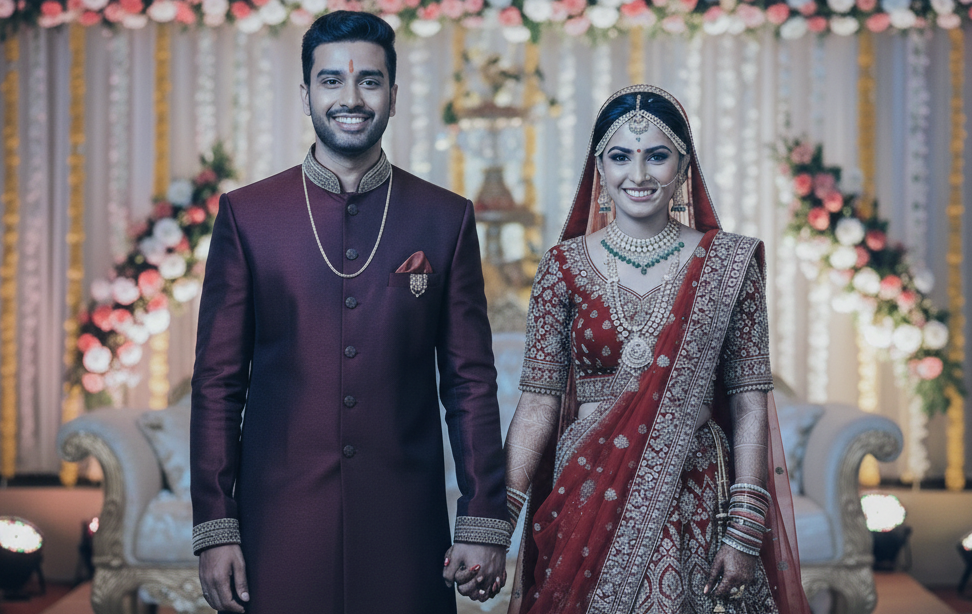
#> input picture assets/reference_style.png, 972 x 614 px; its folder holds only this picture in this run
$ python -i semantic_segmenter.py   (imports and definitions only)
#> lines starting #> are read from the running program, lines starting #| are printed output that depends on the picture; after the words box and inside, x2 and y2 are one past the last pixel; in counts of white or black regions, pixels touching at a corner belong together
"""
Semantic Segmenter
==================
Produces binary masks for key regions in wedding photos:
skin, sky, vegetation, white dress, dark suit.

Uses OpenCV HSV color-space analysis (the ranges from color_theory.md §3.2)
combined with luminance heuristics. Masks are feathered with Gaussian blur
for smooth blending during semantic color grading.

Segmentation Classes (from color_theory.md §6.1):
  0 - skin          (HSV color detection)
  1 - sky           (HSV color + top-of-frame heuristic)
  2 - vegetation    (HSV color detection)
  5 - dress_white   (high luminance + low saturation)
  6 - suit_dark     (low luminance + low saturation)
"""

import cv2
import numpy as np
from typing import Dict
from dataclasses import dataclass, field


@dataclass
class SegmentationResult:
    """Container for all detected region masks."""
    skin: np.ndarray        # (H, W) float32, 0.0–1.0
    sky: np.ndarray         # (H, W) float32, 0.0–1.0
    vegetation: np.ndarray  # (H, W) float32, 0.0–1.0
    dress_white: np.ndarray # (H, W) float32, 0.0–1.0
    suit_dark: np.ndarray   # (H, W) float32, 0.0–1.0

    def as_dict(self) -> Dict[str, np.ndarray]:
        return {
            "skin": self.skin,
            "sky": self.sky,
            "vegetation": self.vegetation,
            "dress_white": self.dress_white,
            "suit_dark": self.suit_dark,
        }


class SemanticSegmenter:
    """
    HSV + Luminance based semantic segmenter for wedding photos.

    Produces soft float masks (0.0–1.0) with Gaussian-feathered edges.
    These masks are used by the ColorGradingEngine to apply per-region
    adjustment overrides on top of the global preset.
    """

    def __init__(self, feather_sigma: int = 7):
        """
        Args:
            feather_sigma: Gaussian blur kernel size for mask edge feathering.
                           Must be odd. Larger = softer transitions.
        """
        self.feather_sigma = feather_sigma if feather_sigma % 2 == 1 else feather_sigma + 1

    def segment(self, image: np.ndarray) -> SegmentationResult:
        """
        Segment an RGB image into semantic regions.

        Args:
            image: RGB uint8 numpy array (H, W, 3).

        Returns:
            SegmentationResult with soft float masks for each region.
        """
        h, w = image.shape[:2]
#> h = 614; w = 972

        # Convert to HSV (OpenCV scale: H=0-180, S=0-255, V=0-255)
        hsv = cv2.cvtColor(image, cv2.COLOR_RGB2HSV)
#> hsv: shape (614, 972, 3); mean H, S, V 96.5, 56.8, 124.6
        h_ch = hsv[:, :, 0]
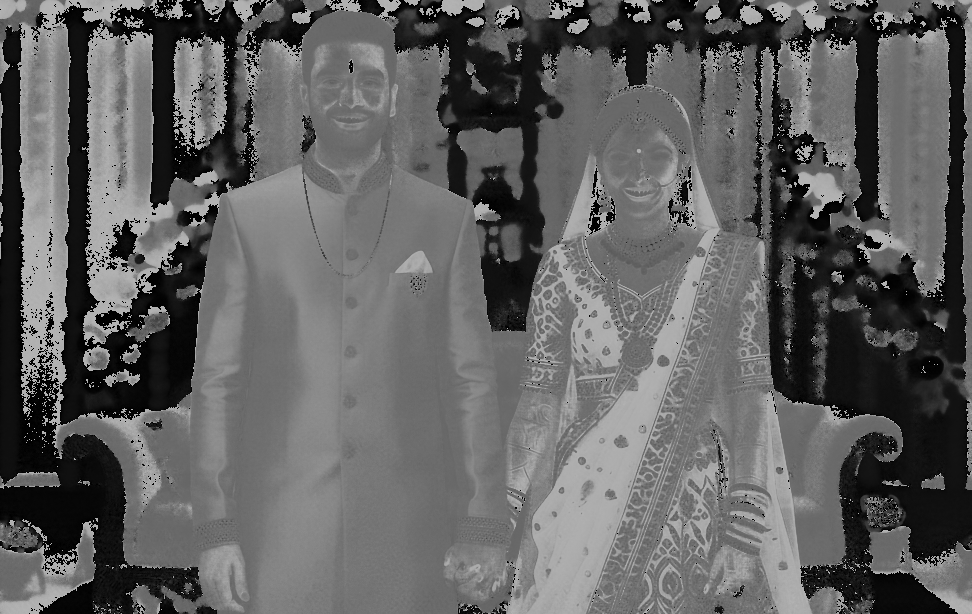
#> h_ch: shape (614, 972); min 0, max 179, mean 96.5
        s_ch = hsv[:, :, 1]
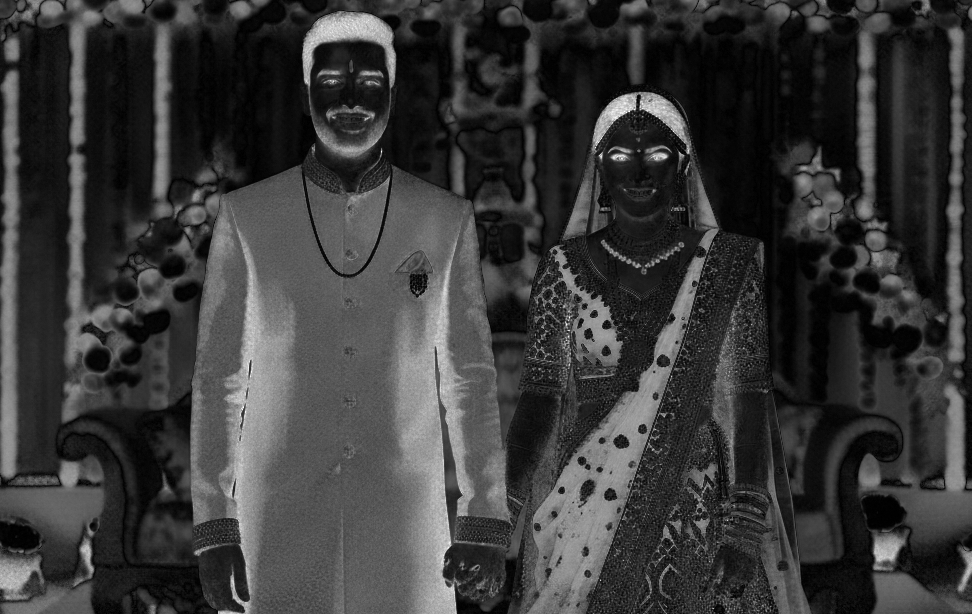
#> s_ch: shape (614, 972); min 0, max 255, mean 56.8
        v_ch = hsv[:, :, 2]

        # Convert to LAB for luminance
        lab = cv2.cvtColor(image, cv2.COLOR_RGB2Lab)
#> lab: shape (614, 972, 3); mean of channels 0, 1, 2 116.9, 132.3, 126.1
        l_ch = lab[:, :, 0]
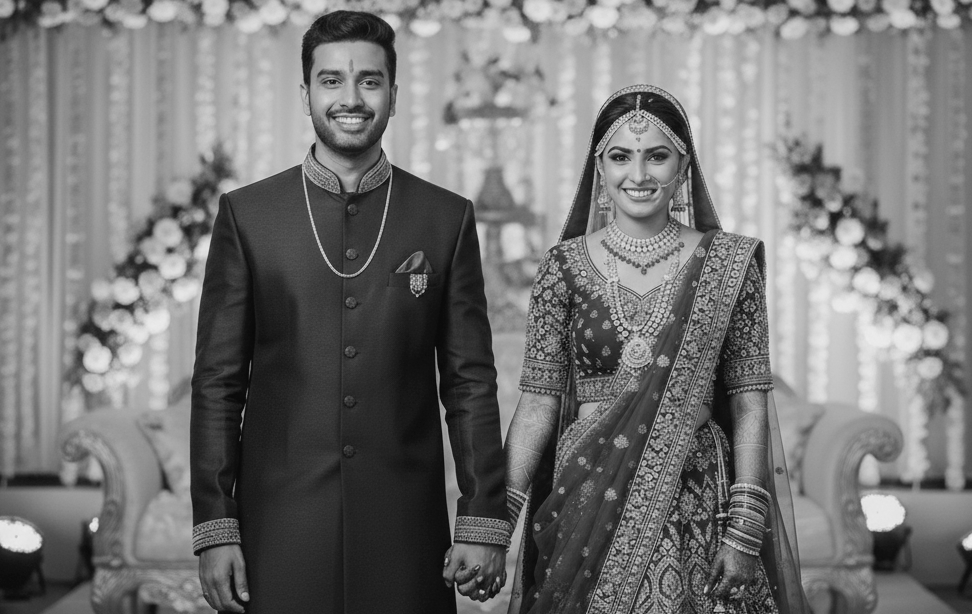
#> l_ch: shape (614, 972); min 5, max 236, mean 116.9

        # ── 1. Skin Detection ──────────────────────────────────────
        # color_theory.md §3.2: H: 5–25, S: 40–170, V: 80–255
        skin_mask = (
            (h_ch >= 5) & (h_ch <= 25) &
            (s_ch >= 40) & (s_ch <= 170) &
            (v_ch >= 80)
        ).astype(np.uint8)
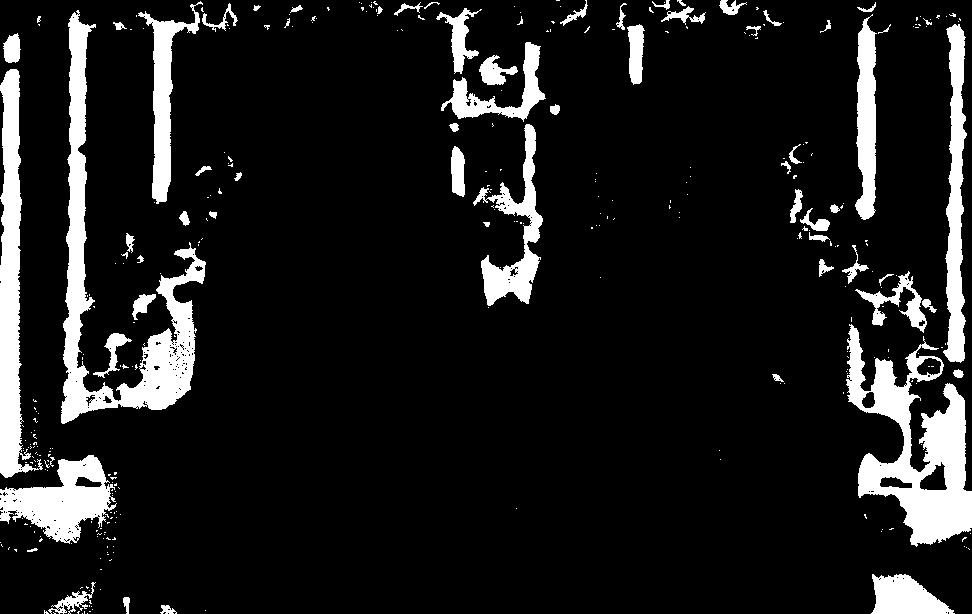
#> skin_mask: shape (614, 972); values 0 (black) and 1 (white), 11.4% white; 340 white regions (274 under 20 px), largest, box (x1, y1, x2, y2) and area: (61, 10, 206, 424) 12795, (846, 324, 972, 547) 12027, (0, 69, 43, 478) 7644
        # Morphological cleanup: remove noise, fill small holes
        kernel = cv2.getStructuringElement(cv2.MORPH_ELLIPSE, (5, 5))
        skin_mask = cv2.morphologyEx(skin_mask, cv2.MORPH_OPEN, kernel)
#> skin_mask: shape (614, 972); values 0 (black) and 1 (white), 10.4% white; 67 white regions (10 under 20 px), largest, box (x1, y1, x2, y2) and area: (61, 17, 206, 424) 12081, (847, 327, 972, 545) 11208, (0, 69, 22, 478) 7414
        skin_mask = cv2.morphologyEx(skin_mask, cv2.MORPH_CLOSE, kernel)
#> skin_mask: shape (614, 972); values 0 (black) and 1 (white), 10.6% white; 56 white regions (6 under 20 px), largest, box (x1, y1, x2, y2) and area: (61, 17, 206, 424) 12331, (847, 327, 972, 545) 11285, (0, 69, 31, 478) 7610

        # ── 2. Sky Detection ──────────────────────────────────────
        # color_theory.md §3.2: H: 95–125, S: 50–255, V: 80–255
        sky_color = (
            (h_ch >= 95) & (h_ch <= 125) &
            (s_ch >= 50) &
            (v_ch >= 80)
        ).astype(np.uint8)
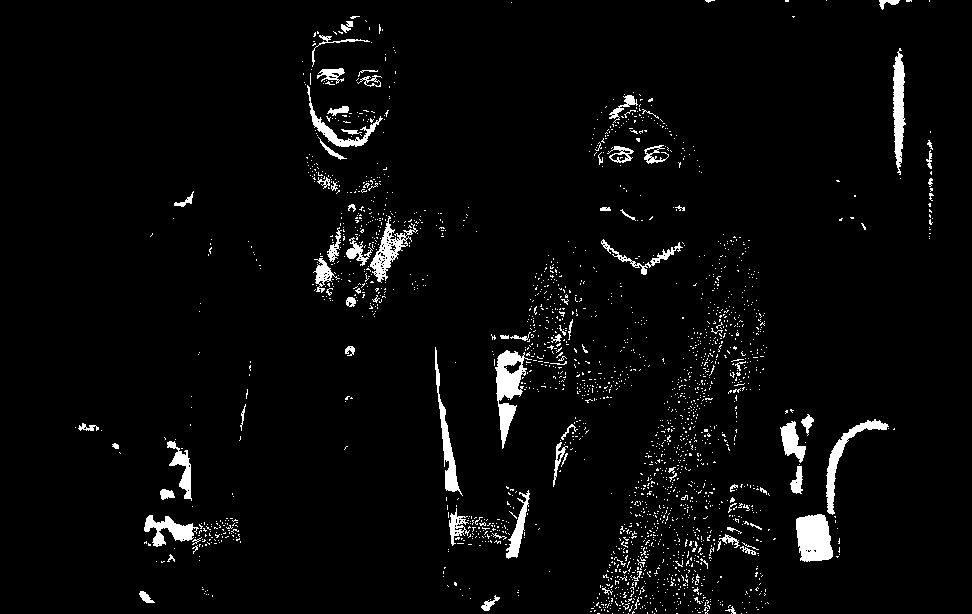
#> sky_color: shape (614, 972); values 0 (black) and 1 (white), 3.6% white; 2178 white regions (2092 under 20 px), largest, box (x1, y1, x2, y2) and area: (495, 350, 532, 449) 1474, (796, 514, 833, 562) 1434, (893, 48, 906, 175) 1030
        # Position heuristic: sky is more likely in top 60% of frame
        position_weight = np.ones((h, w), dtype=np.float32)
        gradient = np.linspace(1.0, 0.0, h, dtype=np.float32).reshape(-1, 1)
        position_weight = np.broadcast_to(gradient, (h, w)).copy()
        sky_mask = sky_color.astype(np.float32) * position_weight
        sky_mask = cv2.morphologyEx(sky_mask, cv2.MORPH_OPEN, kernel)

        # ── 3. Vegetation Detection ──────────────────────────────
        # color_theory.md §3.2: H: 30–85, S: 40–255, V: 30–200
        veg_mask = (
            (h_ch >= 30) & (h_ch <= 85) &
            (s_ch >= 40) &
            (v_ch >= 30) & (v_ch <= 200)
        ).astype(np.uint8)
#> veg_mask: shape (614, 972); values 0 (black) and 1 (white), 0.95% white; 140 white regions (102 under 20 px), largest, box (x1, y1, x2, y2) and area: (913, 349, 967, 418) 1368, (522, 13, 553, 45) 381, (398, 8, 418, 40) 339
        veg_mask = cv2.morphologyEx(veg_mask, cv2.MORPH_OPEN, kernel)
#> veg_mask: shape (614, 972); values 0 (black) and 1 (white), 0.62% white; 34 white regions (8 under 20 px), largest, box (x1, y1, x2, y2) and area: (914, 353, 958, 416) 1122, (399, 9, 418, 38) 313, (523, 17, 543, 45) 308

        # ── 4. White Dress Detection ──────────────────────────────
        # color_theory.md §3.2: H: 0–30, S: 0–40, V: 200–255
        # High luminance + very low saturation = white fabric
        dress_mask = (
            (s_ch <= 40) &
            (v_ch >= 200) &
            (l_ch >= 200)
        ).astype(np.uint8)
#> dress_mask: shape (614, 972); values 0 (black) and 1 (white), 4.7% white; 487 white regions (401 under 20 px), largest, box (x1, y1, x2, y2) and area: (809, 270, 922, 408) 6512, (776, 235, 831, 382) 2546, (861, 494, 904, 531) 1177
        # Remove small white specular highlights (keep large regions only)
        kernel_large = cv2.getStructuringElement(cv2.MORPH_ELLIPSE, (11, 11))
        dress_mask = cv2.morphologyEx(dress_mask, cv2.MORPH_OPEN, kernel_large)
#> dress_mask: shape (614, 972); values 0 (black) and 1 (white), 2.9% white; 38 white regions, largest, box (x1, y1, x2, y2) and area: (810, 271, 921, 401) 5697, (776, 236, 828, 335) 2013, (862, 494, 904, 530) 1153
        dress_mask = cv2.morphologyEx(dress_mask, cv2.MORPH_CLOSE, kernel_large)
#> dress_mask: shape (614, 972); values 0 (black) and 1 (white), 3.1% white; 29 white regions, largest, box (x1, y1, x2, y2) and area: (776, 233, 921, 401) 9348, (862, 494, 904, 530) 1155, (122, 309, 169, 365) 1092

        # ── 5. Dark Suit Detection ──────────────────────────────
        # Low luminance + low saturation = dark formal clothing
        suit_mask = (
            (l_ch <= 50) &
            (s_ch <= 80) &
            (v_ch <= 80)
        ).astype(np.uint8)
#> suit_mask: shape (614, 972); values 0 (black) and 1 (white), 3.5% white; 2385 white regions (2272 under 20 px), largest, box (x1, y1, x2, y2) and area: (519, 394, 562, 614) 1831, (0, 526, 96, 614) 1645, (257, 575, 330, 614) 1157
        suit_mask = cv2.morphologyEx(suit_mask, cv2.MORPH_OPEN, kernel)
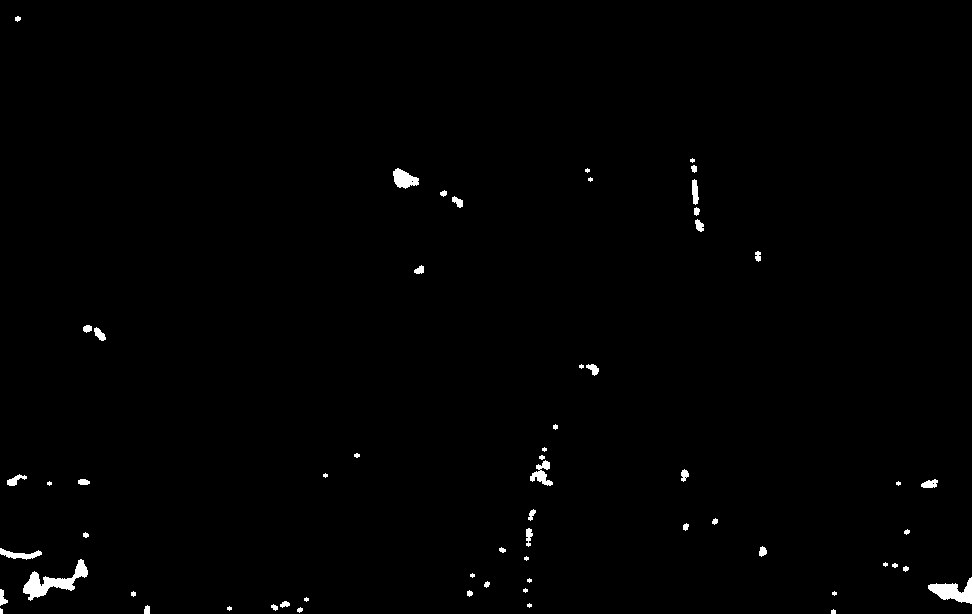
#> suit_mask: shape (614, 972); values 0 (black) and 1 (white), 0.77% white; 61 white regions (18 under 20 px), largest, box (x1, y1, x2, y2) and area: (23, 559, 88, 601) 904, (928, 577, 972, 604) 613, (393, 168, 419, 189) 341
        suit_mask = cv2.morphologyEx(suit_mask, cv2.MORPH_CLOSE, kernel)
#> suit_mask: shape (614, 972); values 0 (black) and 1 (white), 0.79% white; 55 white regions (15 under 20 px), largest, box (x1, y1, x2, y2) and area: (23, 559, 88, 601) 943, (928, 577, 972, 604) 615, (393, 168, 419, 189) 344

        # ── Priority Resolution ──────────────────────────────────
        # Cast to float32 now that morphology is done and we need to do math
        skin_mask = skin_mask.astype(np.float32)
        veg_mask = veg_mask.astype(np.float32)
        dress_mask = dress_mask.astype(np.float32)
        suit_mask = suit_mask.astype(np.float32)

        # Skin has HIGHEST priority: remove skin pixels from other masks
        skin_binary = (skin_mask > 0.5).astype(np.float32)
        sky_mask = sky_mask * (1.0 - skin_binary)
        veg_mask = veg_mask * (1.0 - skin_binary)
        dress_mask = dress_mask * (1.0 - skin_binary)
#> dress_mask: shape (614, 972) float32; values 0 (black) and 1 (white), 3.1% white; 29 white regions, largest, box (x1, y1, x2, y2) and area: (776, 233, 921, 401) 9261, (862, 494, 904, 530) 1155, (122, 309, 169, 365) 1092
        suit_mask = suit_mask * (1.0 - skin_binary)

        # Dress and suit also take priority over vegetation
        dress_binary = (dress_mask > 0.5).astype(np.float32)
        suit_binary = (suit_mask > 0.5).astype(np.float32)
        veg_mask = veg_mask * (1.0 - dress_binary) * (1.0 - suit_binary)

        # ── Feather all mask edges ───────────────────────────────
        # color_theory.md §6.3 step 5: Gaussian blur for smooth transitions
        sigma = self.feather_sigma
        skin_mask = cv2.GaussianBlur(skin_mask, (sigma, sigma), 0)
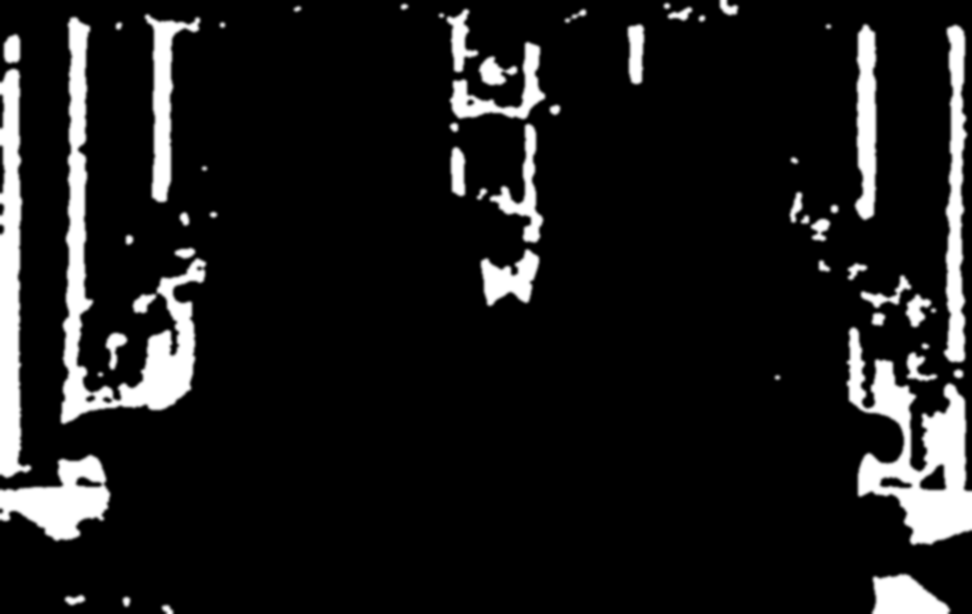
#> skin_mask: shape (614, 972) float32; min 0, max 1, mean 0.106
        sky_mask = cv2.GaussianBlur(sky_mask, (sigma, sigma), 0)
        veg_mask = cv2.GaussianBlur(veg_mask, (sigma, sigma), 0)
        dress_mask = cv2.GaussianBlur(dress_mask, (sigma, sigma), 0)
        suit_mask = cv2.GaussianBlur(suit_mask, (sigma, sigma), 0)

        return SegmentationResult(
            skin=skin_mask,
            sky=sky_mask,
            vegetation=veg_mask,
            dress_white=dress_mask,
            suit_dark=suit_mask,
        )

>>> import cv2
>>> picture = cv2.cvtColor(cv2.imread('../../assets/reference_style.png'), cv2.COLOR_BGR2RGB)
>>> result = SemanticSegmenter().segment(picture)
